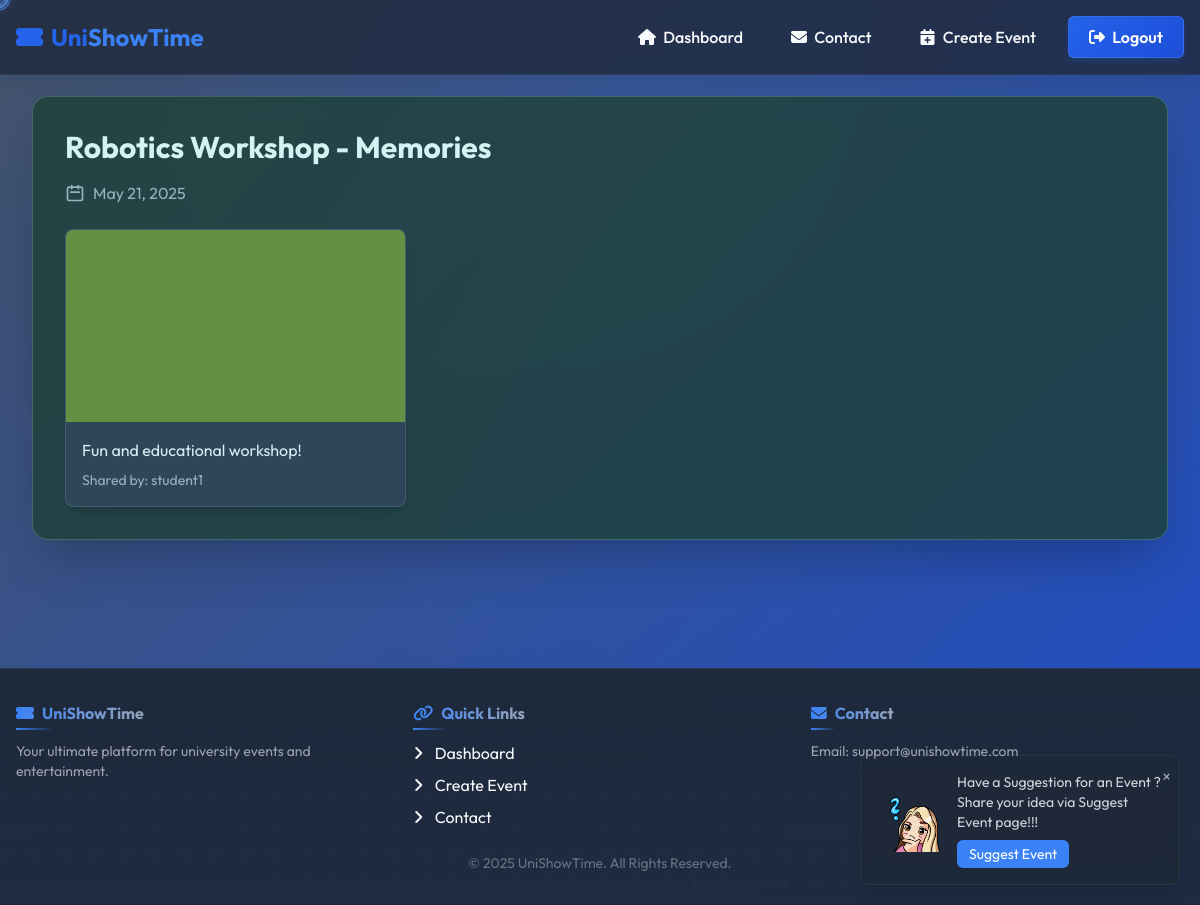
The page /event/34/memories/ (signed in) on the database its author committed.
### mainapp/models.py (models this page shows, shortened)
class Event(models.Model):
    CATEGORY_CHOICES = (
        ('seminar', 'Seminar'),
        ('concert', 'Concert'),
        ('stage_event', 'Stage Event'),
        ('educational', 'Educational'),
        ('other', 'Other'),
    )
    title = models.CharField(max_length=200)
    description = models.TextField()
    date = models.DateTimeField(null=True, blank=True)
    location = models.CharField(max_length=200, null=True, blank=True)
    image = models.ImageField(upload_to='event_images/', null=True, blank=True)
    available_tickets = models.IntegerField(default=0)
    ticket_price = models.DecimalField(max_digits=10, decimal_places=2, default=0.00)
    department = models.ForeignKey(Department, on_delete=models.SET_NULL, null=True, blank=True, related_name='events')
    created_by = models.ForeignKey(CustomUser, on_delete=models.CASCADE, related_name='created_events')
    category = models.CharField(max_length=20, choices=CATEGORY_CHOICES, default='other')

class EventMemory(models.Model):
    event = models.ForeignKey(Event, on_delete=models.CASCADE, related_name='memories')
    shared_by = models.ForeignKey(CustomUser, on_delete=models.CASCADE)
    image = models.ImageField(upload_to='memories/')
    caption = models.TextField()
    created_at = models.DateTimeField(auto_now_add=True)
    class Meta:
        verbose_name_plural = "Event Memories"

class CustomUser(AbstractUser, PermissionsMixin):
    role = models.CharField(max_length=20, choices=ROLE_CHOICES, default='student')
    enrollment_no = models.CharField(max_length=20, unique=True, null=True, blank=True)
    department = models.ForeignKey(Department, on_delete=models.SET_NULL, null=True, blank=True)
    profile_image = models.ImageField(upload_to='profiles/', blank=True, null=True)

### mainapp/views.py (the view)
# urls.py: path('event/<int:event_id>/memories/', views.event_memories, name='event_memories'),
@login_required
def event_memories(request, event_id):
    event = get_object_or_404(Event, id=event_id)
    if event.date.date() >= timezone.now().date():
        messages.error(request, "Event memories are only available after the event has ended.")
        return redirect('event_details', event_id=event_id)
    user_has_ticket = False
    if request.user.is_authenticated:
        user_has_ticket = request.user.ticket_set.filter(event=event).exists()
    return render(request, 'mainapp/event_memories.html', {
        'event': event,
        'user_has_ticket': user_has_ticket
    })

### mainapp/templates/mainapp/event_memories.html (shortened to what this page needs)
{% extends "base.html" %}
{% block content %}
    <div class="max-w-6xl mx-auto">
        <div class="rounded-2xl shadow-2xl p-8 mb-8 transform transition-all hover:scale-105 animate-fadeIn" style="background: rgba(31, 64, 55, 0.8); backdrop-filter: blur(12px); border: 1px solid rgba(118, 199, 183, 0.3);">
            <h1 class="text-3xl font-bold mb-4" style="color: #d4f1f4;">{{ event.title }} - Memories</h1>
            <div class="flex items-center mb-6" style="color: #94B4C1;">
                <svg class="w-5 h-5 mr-2" fill="none" stroke="currentColor" viewBox="0 0 24 24">
                    <path stroke-linecap="round" stroke-linejoin="round" stroke-width="2" d="M8 7V3m8 4V3m-9 8h10M5 21h14a2 2 0 002-2V7a2 2 0 00-2-2H5a2 2 0 00-2 2v12a2 2 0 002 2z" />
                </svg>
                <span>{{ event.date|date:"F j, Y" }}</span>
            </div>
            {% if event.memories.exists %}
                <div class="grid grid-cols-1 md:grid-cols-2 lg:grid-cols-3 gap-6">
                    {% for memory in event.memories.all %}
                        <div class="rounded-lg overflow-hidden shadow-lg transform transition-all hover:scale-105" style="background: rgba(57, 72, 103, 0.6); border: 1px solid rgba(148, 180, 193, 0.2);">
                            {% if memory.image %}
                                <a href="{{ memory.image.url }}" download="{{ memory.caption|slugify }}">
                                    <img src="{{ memory.image.url }}" alt="{{ memory.caption }}" class="w-full h-48 object-cover">
                                </a>
                            {% endif %}
                            <div class="p-4">
                                <p style="color: #d4f1f4;">{{ memory.caption }}</p>
                                <p class="text-sm mt-2" style="color: #94B4C1;">Shared by: {{ memory.shared_by.username }}</p>
                            </div>
                        </div>
                    {% endfor %}
                </div>
            {% endif %}
        </div>
    </div>
{% endblock %}

### mainapp/templates/base.html (style rules this page uses)
:root { --primary: #2563eb; --primary-light: #3b82f6; --primary-dark: #1d4ed8; --secondary: #64748b; --secondary-light: #94a3b8; --secondary-dark: #475569; --dark: #1e293b; --dark-light: #334155; --light: #f8fafc; --accent: #8b5cf6; --accent-light: #a78bfa; --accent-dark: #7c3aed; --success: #10b981; --success-light: #34d399; --success-dark: #059669; --warning: #f59e0b; --warning-light: #fbbf24; --warning-dark: #d97706; --error: #ef4444; --error-light: #f87171; --error-dark: #dc2626; }
body { font-family: 'Outfit', sans-serif; background: var(--dark); color: var(--light); margin: 0; min-height: 100vh; display: flex; flex-direction: column; overflow-x: hidden; }

### rows shown on the page
Event: title "Robotics Workshop", date "May 21, 2025"
EventMemory: image (picture), caption "Fun and educational workshop!", shared_by.username "student1"
